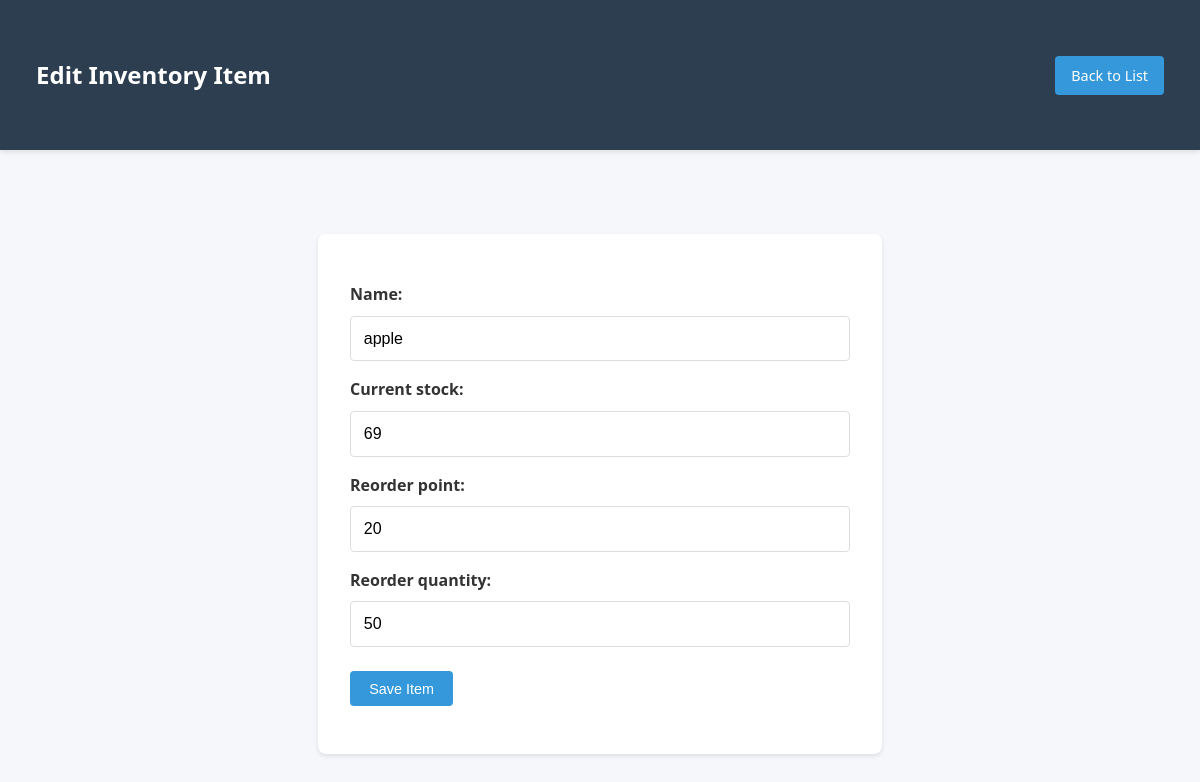
The app's page /edit/1/, older data.
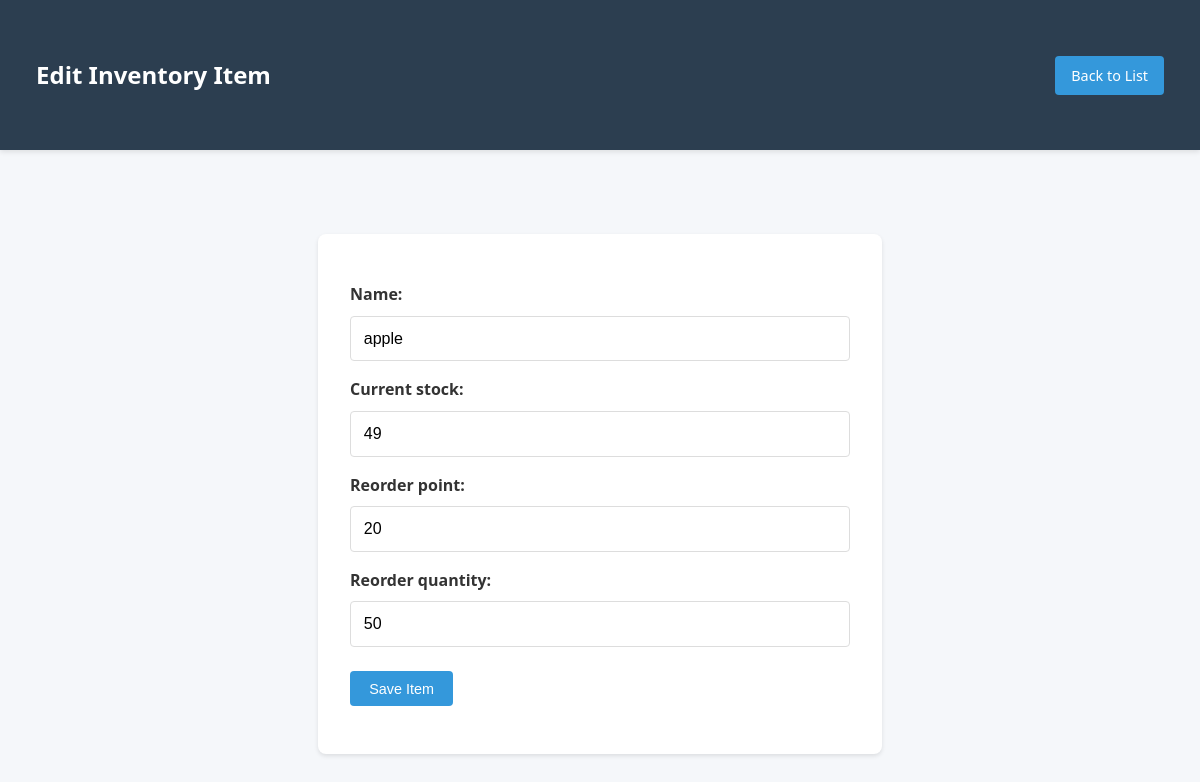
The same page, newer data.
### inventory/models.py (models this page shows, shortened)
class InventoryItem(models.Model):
    name = models.CharField(max_length=100)
    current_stock = models.IntegerField()
    reorder_point = models.IntegerField()
    reorder_quantity = models.IntegerField()

### inventory/views.py (the view)
# urls.py: path('edit/<int:pk>/', views.InventoryUpdateView.as_view(), name='inventory_update'),
class InventoryUpdateView(UpdateView):
    model = InventoryItem
    form_class = InventoryItemForm
    template_name = 'inventory/inventory_form.html'
    success_url = reverse_lazy('inventory:inventory_list')

### inventory/forms.py
class InventoryItemForm(forms.ModelForm):
    class Meta:
        model = InventoryItem
        fields = ['name', 'current_stock', 'reorder_point', 'reorder_quantity']

### inventory/templates/inventory/inventory_form.html (shortened to what this page needs)
{% load static %}
<link rel="stylesheet" href="{% static 'inventory/css/styles.css' %}">
<!DOCTYPE html>
<html>
<head>
    {% load static %}
    <link rel="stylesheet" href="{% static 'inventory/css/styles.css' %}">
</head>
<body>
    <header class="header">
        <nav class="nav container">
            <h1>{% if object %}Edit{% else %}Add{% endif %} Inventory Item</h1>
            <a href="{% url 'inventory:inventory_list' %}" class="btn btn-primary">Back to List</a>
        </nav>
    </header>
    <div class="container">
        <div class="form-container">
            <form method="post">
                <div class="form-group">
                    {{ form.as_p }}
                </div>
                <button type="submit" class="btn btn-primary">Save Item</button>
            </form>
        </div>
    </div>
</body>
</html>

Row changes from the older to the newer data that the page shows:
changed InventoryItem "apple": current_stock "69" → "49"
